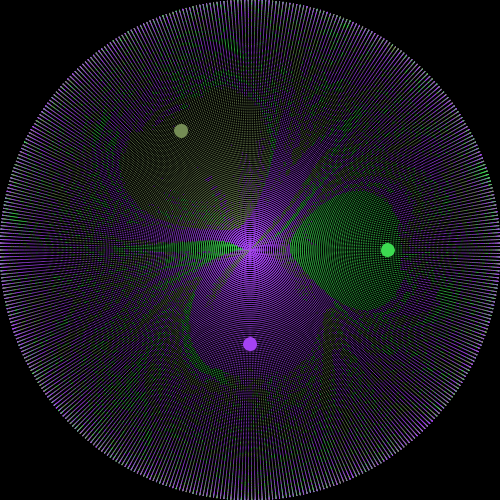
Frame 1 (no input)
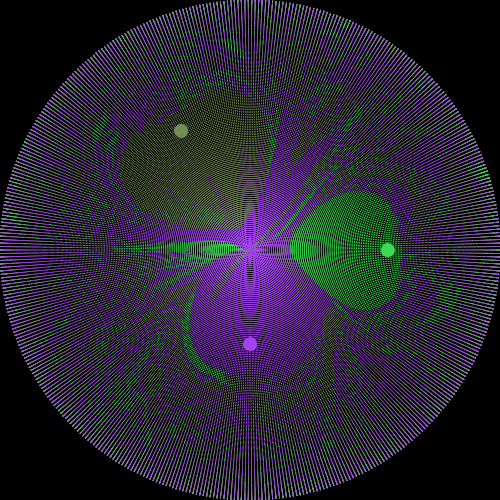
Frame 2 (the mouse pressed at the canvas centre, redrawn once)

The Processing sketch that drew these frames (run headless with seeded random() and noise(); the mouse was pressed at the canvas centre and the sketch redrawn once):

// Processing sketch: sketch_20210426_MagnetPendulum
// ── sketch_20210426_MagnetPendulum.pde
// Based on: https://www.youtube.com/watch?v=C5Jkgvw-Z6E
// THIS WILL TAKE A FEW MINUTES TO RUN

float theta, v_theta, a_theta;  // theta is the angle of the pendulum from vertical
float phi, v_phi, a_phi;        // phi is the angle of rotation of the pendulum
float x, y, z, t;

float g = 9.8;  // acc. from gravity
float m = 1;    // mass
float r = 10;   // length of pendulum
float damping = 0.85;
float dt = 0.1;
float t_max = 50;  // stabilizes within t=50 for these conditions, but may need longer for other parameters (damping, and magnet params)

class Magnet {

  float r, theta, phi, strength;
  PVector pos;
  color c = color(random(255), random(255), random(255));

  Magnet(float r, float theta, float phi, float strength) {
    this.r = r;
    this.theta = theta;
    this.phi = phi;
    this.strength = strength;
    pos = new PVector(r*sin(theta)*cos(phi), r*sin(theta)*sin(phi), -r*cos(theta));
  }
}

// Not exactly the same as the video because there the magnets where on a plane while here they are on a sphere
float mag_r = 1.1*r;
float mag_s = 110;
Magnet mag1 = new Magnet(mag_r, radians(20), radians(90), mag_s);
Magnet mag2 = new Magnet(mag_r, radians(30), radians(0), mag_s);
Magnet mag3 = new Magnet(mag_r, radians(30), radians(-120), 150);
Magnet[] magnets = {mag1, mag2, mag3};

float e = 0.0000011;  // for div/0 
float scl;            // scale system to fit canvas

// the lazy way to create initial points. n_theta*n_phi points
// will be clumping around theta = 0 and gaps between theta = PI/2
int n_theta = 200;    
int n_phi = 450;

void setup() {
  size(500, 500);
  scl = width/(2*r);

  background(0);
  for (Magnet mag : magnets) {
    fill(mag.c);
    ellipse(width/2 + mag.pos.x*scl, width/2 + mag.pos.y*scl, 15, 15);
  }
  noStroke();
  noLoop();
}

void draw() {
  translate(width/2, height/2);

  for (int i=0; i<n_theta; i++) {
    for (int j=0; j<n_phi; j++) {

      // INITIALIZE POSITION
      theta = (PI/2) * float(i)/n_theta;  // from a top down veiw, theta > PI/2 will overlap itself
      phi = (2*PI) * float(j)/n_phi;

      x = r*sin(theta)*cos(phi);
      y = r*sin(theta)*sin(phi);
      z = -r*cos(theta);
      v_theta = 0;  // angular velocity in theta direction
      a_theta = 0;  // angular acceleration in theta direction
      v_phi = 0;
      a_phi = 0;

      t = 0;
      PVector init_pos = new PVector(x, y, z);

      while (t < t_max) {
        PVector pendulum_pos = new PVector(x, y, z);

        PVector pendulum_r_dir = pendulum_pos.copy().normalize();
        PVector pendulum_phi_dir = new PVector(x, y).rotate(PI/2).normalize();
        PVector pendulum_theta_dir = pendulum_r_dir.cross(pendulum_phi_dir).normalize();

        /*
        Taking dot products to find the component of each force in theta and phi directions
         here alpha is angle between the force vector and theta direction
         beta is angle between the force vector and phi direciton
         */

        PVector force_grav_dir = new PVector(0, 0, -1);
        float force_grav_alpha = acos(force_grav_dir.dot(pendulum_theta_dir));
        float force_grav_theta = m*g*cos(force_grav_alpha)*((theta+e)/abs(theta+e));

        float force_mag_theta = 0;
        float force_mag_phi = 0;

        for (Magnet mag : magnets) {
          float d = PVector.dist(mag.pos, pendulum_pos);
          PVector force_mag_dir = PVector.sub(mag.pos, pendulum_pos).normalize();

          float force_mag_alpha = acos(force_mag_dir.dot(pendulum_theta_dir));
          force_mag_theta += mag.strength/sq(d) * cos(force_mag_alpha) * ((theta+e)/abs(theta+e));

          float force_mag_beta = acos(force_mag_dir.dot(pendulum_phi_dir));
          force_mag_phi += mag.strength/sq(d) * cos(force_mag_beta);
        }

        // divide by m for a in F=m*a
        // divide by r to convert from linear to angular acceleration
        a_theta = (force_grav_theta + force_mag_theta) / (m*r);
        v_theta = (v_theta + a_theta*dt);

        a_phi = (force_mag_phi)/(m*r);
        v_phi = (v_phi + a_phi*dt);

        // apply damping to the total velocity (maybe not right? idk, seems to work)
        // using pow() because damping is per t=1 not per dt
        float v_angle = atan2(v_theta, v_phi);
        float v_tot = sqrt(sq(v_theta) + sq(v_phi))*pow(damping, dt);
        v_theta = v_tot*sin(v_angle);
        v_phi = v_tot*cos(v_angle);

        theta = theta + v_theta*dt;
        phi = phi + v_phi*dt;

        x = r*sin(theta)*cos(phi);
        y = r*sin(theta)*sin(phi);
        z = -r*cos(theta);
        t += dt;
      }

      PVector final_pos = new PVector(x, y, z);

      float min_dist = 1000000;
      Magnet closest = null;
      for (Magnet mag : magnets) {
        float d = PVector.dist(mag.pos, final_pos);
        if (d < min_dist) {
          closest = mag;
          min_dist = d;
        }
      }
      if (closest != null) {
        fill(closest.c);
        ellipse(init_pos.x*scl, init_pos.y*scl, 1, 1);
      }
    }
  }
}
